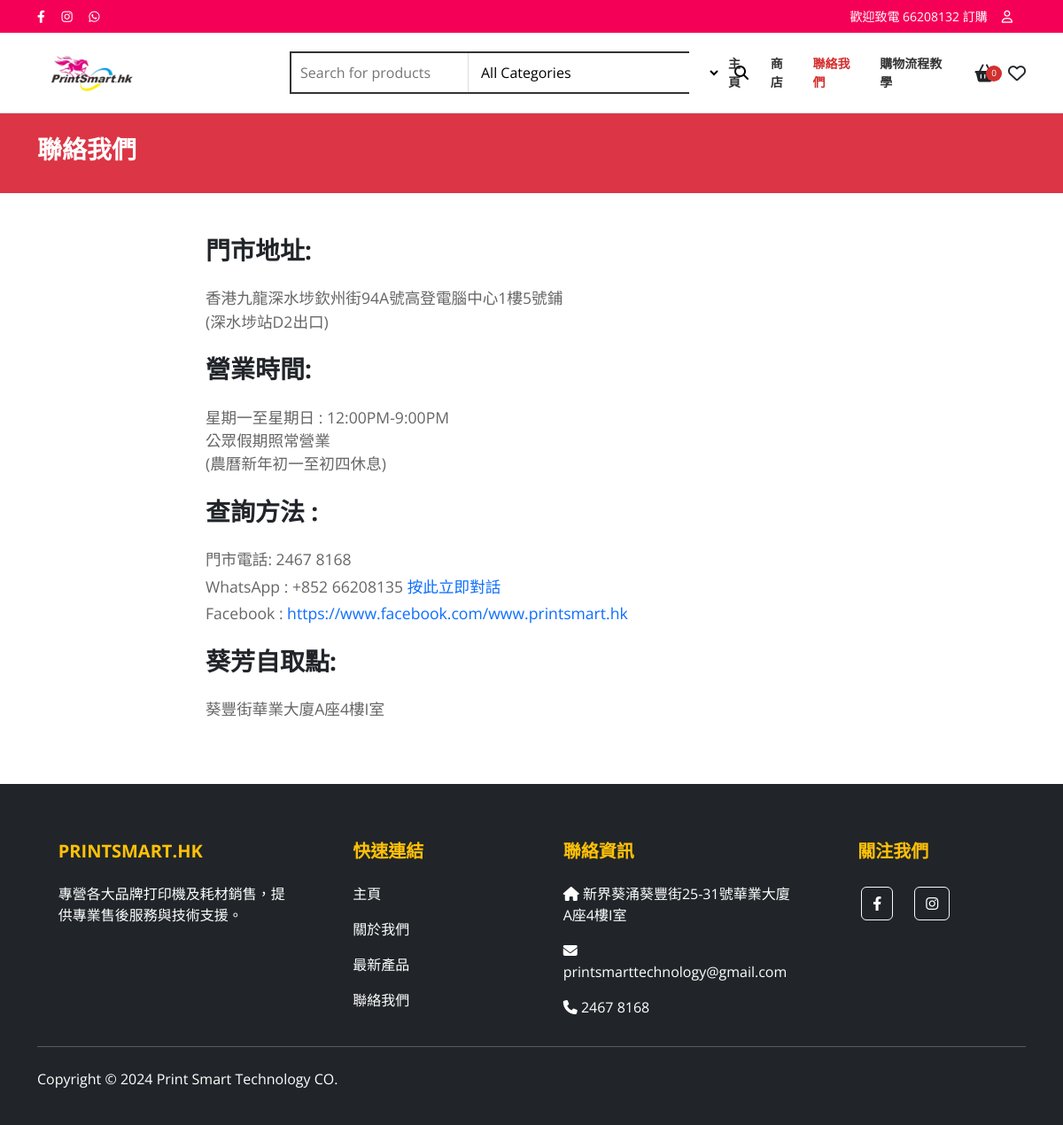
Page /contact/ on the committed database.
### store/models.py (models this page shows, shortened)
class SiteSettings(models.Model):
    site_name = models.CharField(max_length=100, default="My E-Shop", verbose_name="網站名稱")
    logo = models.ImageField(upload_to='site/', blank=True, null=True, verbose_name="Logo")
    hero_banner = models.ImageField(upload_to='site/', blank=True, null=True, verbose_name="首頁 Banner")
    hero_title = models.CharField(max_length=200, blank=True, verbose_name="Banner 標題")
    hero_subtitle = models.CharField(max_length=200, blank=True, verbose_name="Banner 副標題")
    hero_button_text = models.CharField(max_length=50, blank=True, verbose_name="按鈕文字")
    hero_link = models.URLField(blank=True, verbose_name="Banner 連結")
    contact_phone = models.CharField(max_length=50, blank=True, verbose_name="聯絡電話")
    contact_email = models.EmailField(blank=True, verbose_name="聯絡 Email")
    contact_address = models.CharField(max_length=255, blank=True, verbose_name="聯絡地址")
    footer_about = models.TextField(blank=True, verbose_name="Footer 關於我們")
    footer_copyright = models.CharField(max_length=200, blank=True, default="Copyright © 2026 PrintSmart.hk", verbose_name="Footer 版權宣告")
    facebook_url = models.URLField(blank=True, verbose_name="Facebook 連結")
    instagram_url = models.URLField(blank=True, verbose_name="Instagram 連結")
    whatsapp_url = models.URLField(blank=True, verbose_name="WhatsApp 連結")
    facebook_pixel_id = models.CharField(max_length=50, blank=True, help_text="Example: 123456789", verbose_name="Facebook Pixel ID")
    google_analytics_id = models.CharField(max_length=50, blank=True, help_text="Example: G-XXXXXXXXXX", verbose_name="Google Analytics ID")
    smtp_host = models.CharField(max_length=200, blank=True, verbose_name="SMTP 主機 (Host)")
    smtp_port = models.IntegerField(default=587, verbose_name="SMTP 端口 (Port)")
    smtp_user = models.CharField(max_length=200, blank=True, verbose_name="SMTP 帳號 (User)")
    smtp_password = models.CharField(max_length=200, blank=True, verbose_name="SMTP 密碼 (Password)")
    smtp_use_tls = models.BooleanField(default=True, verbose_name="使用 TLS")
    smtp_from_email = models.EmailField(blank=True, verbose_name="寄件者 Email")
    menu_home_text = models.CharField(max_length=50, default="主頁", verbose_name="主選單-主頁文字")
    menu_store_text = models.CharField(max_length=50, default="商店", verbose_name="主選單-商店文字")
    menu_contact_text = models.CharField(max_length=50, default="聯絡我們", verbose_name="主選單-聯絡我們文字")
    menu_tutorial_text = models.CharField(max_length=50, default="購物流程教學", verbose_name="主選單-教學文字")
    menu_tutorial_link = models.CharField(max_length=200, default="#", verbose_name="主選單-教學連結")
    top_bar_bg_color = models.CharField(max_length=20, default="#F50057", verbose_name="頂部通知列背景顏色", help_text="Hex color code (e.g. #F50057)")
    navbar_bg_color = models.CharField(max_length=20, default="#D32F2F", verbose_name="導航列背景顏色", help_text="Hex color code (e.g. #D32F2F)")
    navbar_text_color = models.CharField(max_length=20, default="#ffffff", verbose_name="導航列文字顏色", help_text="Hex color code (e.g. #ffffff)")
    navbar_items = models.TextField(default="HP, CANON, BROTHER, EPSON, SAMSUNG, XEROX, PANTUM, LEXMARK, KODAK, 其他商品", verbose_name="導航列項目", help_text="Comma separated list")
    product_label_bg_color = models.CharField(max_length=20, default="#D32F2F", verbose_name="商品標籤背景顏色")
    product_label_text_color = models.CharField(max_length=20, default="#ffffff", verbose_name="商品標籤文字顏色")
    class Meta:
        verbose_name = "網站設定"
        verbose_name_plural = "網站設定"

### store/views.py (the view)
# urls.py: path('contact/', views.contact_view, name='contact'),
def contact_view(request):
    return render(request, 'store/contact.html')

### store/context_processors.py (called while the page is built, shortened)
def site_settings(request):
    settings = SiteSettings.objects.first()
    categories = Category.objects.all()
    return {
        'site_settings': settings,
        'categories': categories
    }

def cart_processor(request):
    cart = request.session.get('cart', {})
    cart_items = []
    cart_total_price = Decimal('0')
    cart_item_count = 0
    return {
        'cart_item_count': cart_item_count,
        'cart_items': cart_items,
        'cart_total_price': cart_total_price
    }

### templates/store/contact.html (shortened to what this page needs)
{% extends 'base.html' %}
{% block content %}
<div class="bg-danger text-white py-4 mb-5">
    <div class="container">
        <h1 class="h3 fw-bold">聯絡我們</h1>
    </div>
</div>
<div class="container mb-5">
    <div class="row">
        <div class="col-lg-8 mx-auto">
            <h3 class="mb-4 fw-bold">門市地址:</h3>
            <p class="mb-4" style="font-size: 1.1rem; color: #666;">
                香港九龍深水埗欽州街94A號高登電腦中心1樓5號鋪<br>
                (深水埗站D2出口)
            </p>
            <h3 class="mb-4 fw-bold">營業時間:</h3>
            <p class="mb-4" style="font-size: 1.1rem; color: #666;">
                星期一至星期日 : 12:00PM-9:00PM<br>
                公眾假期照常營業<br>
                (農曆新年初一至初四休息)
            </p>
            <h3 class="mb-4 fw-bold">查詢方法 :</h3>
            <div class="mb-4" style="font-size: 1.1rem; color: #666;">
                <p class="mb-1">門市電話: 2467 8168</p>
                <p class="mb-1">WhatsApp : +852 66208135 <a href="#" class="text-decoration-none">按此立即對話</a></p>
                <p class="mb-1">Facebook : <a href="https://www.facebook.com/www.printsmart.hk" class="text-decoration-none">https://www.facebook.com/www.printsmart.hk</a></p>
            </div>
            <h3 class="mb-4 fw-bold">葵芳自取點:</h3>
            <p class="mb-4" style="font-size: 1.1rem; color: #666;">
                葵豐街華業大廈A座4樓I室
            </p>
        </div>
    </div>
</div>
{% endblock %}

### templates/base.html (shortened to what this page needs)
<!doctype html>
<html lang="zh-Hant">
<head>
  <link href="https://cdn.jsdelivr.net/npm/bootstrap@5.3.3/dist/css/bootstrap.min.css" rel="stylesheet">
  <link rel="stylesheet" href="https://cdnjs.cloudflare.com/ajax/libs/font-awesome/6.4.0/css/all.min.css">
  {% load static %}
  <link rel="stylesheet" href="{% static 'css/style.css' %}">
</head>
<body>
  <div class="top-bar" style="background-color: {{ site_settings.top_bar_bg_color|default:'#F50057' }};">
    <div class="container d-flex justify-content-between align-items-center">
      <div class="social-icons">
        <a href="{{ site_settings.facebook_url|default:'#' }}"><i class="fab fa-facebook-f"></i></a>
        <a href="{{ site_settings.instagram_url|default:'#' }}"><i class="fab fa-instagram"></i></a>
        <a href="{{ site_settings.whatsapp_url|default:'#' }}"><i class="fab fa-whatsapp"></i></a>
      </div>
      <div class="d-flex align-items-center">
        <span class="me-3">歡迎致電 66208132 訂購</span>
        {% if user.is_authenticated %}
            <a href="{% url 'profile' %}" class="text-white ms-2"><i class="fas fa-user"></i> {{ user.username }}</a>
            <form method="post" action="{% url 'logout' %}" class="d-inline ms-2">
                {% csrf_token %}
                <button type="submit" class="btn btn-link text-white p-0" style="font-size: 0.9rem;">Logout</button>
            </form>
        {% else %}
            <a href="{% url 'login' %}"><i class="far fa-user"></i></a>
        {% endif %}
      </div>
    </div>
  </div>
  <header class="main-header">
    <div class="container">
      <div class="row align-items-center">
        <div class="col-6 col-md-3 col-lg-3 d-flex align-items-center">
          <a href="{% url 'product_list' %}" class="text-decoration-none">
            <div class="d-flex align-items-center">
               {% if site_settings.logo %}
                 <img src="{{ site_settings.logo.url }}" alt="{{ site_settings.site_name }}" style="height: 50px;">
               {% else %}
                 <img src="https://placehold.co/200x60?text=PrintSmart.hk" alt="PrintSmart Logo" style="height: 50px;">
               {% endif %}
            </div>
          </a>
        </div>
        <div class="col-12 col-md-5 col-lg-5 order-3 order-md-2 mt-3 mt-md-0">
          <form class="search-container" action="{% url 'product_list' %}" method="get">
            <input type="text" name="q" class="search-input" placeholder="Search for products" value="{{ search_query|default:'' }}">
            <select class="search-select d-none d-sm-block" name="category" onchange="this.form.submit()">
              <option value="">All Categories</option>
            </select>
            <button type="submit" class="search-btn">
              <i class="fas fa-search"></i>
            </button>
          </form>
        </div>
        <div class="col-6 col-md-4 col-lg-4 order-2 order-md-3">
          <div class="d-flex justify-content-end align-items-center">
            <div class="nav-links d-none d-lg-flex">
            <a href="{% url 'product_list' %}" class="{% if request.path == '/' %}active{% endif %}">{{ site_settings.menu_home_text|default:'主頁' }}</a>
            <a href="{% url 'shop' %}" class="{% if '/shop/' in request.path %}active{% endif %}">{{ site_settings.menu_store_text|default:'商店' }}</a>
            <a href="{% url 'contact' %}" class="{% if '/contact/' in request.path %}active{% endif %}">{{ site_settings.menu_contact_text|default:'聯絡我們' }}</a>
            <a href="{% url 'tutorial' %}" class="{% if '/tutorial/' in request.path %}active{% endif %}">{{ site_settings.menu_tutorial_text|default:'購物流程教學' }}</a>
          </div>
            <div class="header-icons ms-4">
              <a href="#" class="cart-icon text-dark text-decoration-none" data-bs-toggle="offcanvas" data-bs-target="#shoppingCartOffcanvas" aria-controls="shoppingCartOffcanvas">
                <i class="fas fa-shopping-basket fa-lg"></i>
                <span class="cart-badge">{{ cart_item_count|default:0 }}</span>
              </a>
              <a href="{% url 'wishlist' %}" class="text-dark"><i class="far fa-heart fa-lg"></i></a>
            </div>
          </div>
        </div>
      </div>
    </div>
  </header>
  <main>
    {% block content %}{% endblock %}
  </main>
  <footer class="bg-dark text-white pt-5 pb-4 mt-5">
    <div class="container">
      <div class="row">
        <div class="col-md-3 col-lg-3 col-xl-3 mx-auto mt-3">
          <h5 class="text-uppercase mb-4 fw-bold text-warning">PrintSmart.hk</h5>
          <p>
            {{ site_settings.footer_about|default:"專營各大品牌打印機及耗材銷售，提供專業售後服務與技術支援。"|linebreaksbr }}
          </p>
        </div>
        <div class="col-md-2 col-lg-2 col-xl-2 mx-auto mt-3">
          <h5 class="text-uppercase mb-4 fw-bold text-warning">快速連結</h5>
          <p><a href="{% url 'product_list' %}" class="text-white text-decoration-none">主頁</a></p>
          <p><a href="{% url 'page_detail' 'about' %}" class="text-white text-decoration-none">關於我們</a></p>
          <p><a href="{% url 'product_list' %}" class="text-white text-decoration-none">最新產品</a></p>
          <p><a href="{% url 'contact' %}" class="text-white text-decoration-none">聯絡我們</a></p>
        </div>
        <div class="col-md-4 col-lg-3 col-xl-3 mx-auto mt-3">
          <h5 class="text-uppercase mb-4 fw-bold text-warning">聯絡資訊</h5>
          <p><i class="fas fa-home mr-3"></i> {{ site_settings.contact_address|default:"香港九龍某某區某某街123號" }}</p>
          <p><i class="fas fa-envelope mr-3"></i> {{ site_settings.contact_email|default:"info@printsmart.hk" }}</p>
          <p><i class="fas fa-phone mr-3"></i> {{ site_settings.contact_phone|default:"+852 1234 5678" }}</p>
        </div>
        <div class="col-md-3 col-lg-2 col-xl-2 mx-auto mt-3">
           <h5 class="text-uppercase mb-4 fw-bold text-warning">關注我們</h5>
           <div class="d-flex gap-3">
             <a href="{{ site_settings.facebook_url|default:'#' }}" class="btn btn-outline-light btn-floating m-1 text-white" role="button"><i class="fab fa-facebook-f"></i></a>
             <a href="{{ site_settings.instagram_url|default:'#' }}" class="btn btn-outline-light btn-floating m-1 text-white" role="button"><i class="fab fa-instagram"></i></a>
           </div>
        </div>
      </div>
      <hr class="mb-4">
      <div class="row align-items-center">
        <div class="col-md-7 col-lg-8">
          <p> {{ site_settings.footer_copyright|default:"Copyright © 2026 PrintSmart.hk" }}
          </p>
        </div>
      </div>
    </div>
  </footer>
</body>
</html>

### static/css/style.css (style rules this page uses)
:root { --primary-pink: #F50057; --primary-red: #D32F2F; --light-gray: #f8f9fa; --border-color: #dee2e6; }
body { font-family: 'Open Sans', sans-serif; }
.top-bar { background-color: var(--primary-pink); color: white; padding: 8px 0; font-size: 14px; }
.top-bar a { color: white; text-decoration: none; margin-right: 15px; }
.main-header { background-color: white; padding: 20px 0; border-bottom: 1px solid var(--border-color); }
.search-container { border: 2px solid #333; display: flex; align-items: center; padding: 0; }
.search-input { border: none; padding: 10px; flex-grow: 1; outline: none; }
.search-select { border: none; border-left: 1px solid #ddd; padding: 10px; background-color: white; outline: none; cursor: pointer; }
.search-btn { background: none; border: none; padding: 10px 15px; cursor: pointer; }
.nav-links a { color: #333; text-decoration: none; font-weight: 600; margin-left: 20px; font-size: 14px; }
.nav-links a.active { color: var(--primary-red); font-weight: bold; }
.header-icons { display: flex; align-items: center; gap: 15px; }
.cart-icon { position: relative; display: flex; align-items: center; gap: 5px; }
.cart-badge { position: absolute; top: -8px; right: -8px; background-color: var(--primary-red); color: white; border-radius: 50%; width: 18px; height: 18px; font-size: 10px; display: flex; justify-content: center; align-items: center; }

### rows in the picture
SiteSettings: logo (picture), menu_home_text "主頁", menu_store_text "商店", menu_contact_text "聯絡我們", menu_tutorial_text "購物流程教學", footer_about "專營各大品牌打印機及耗材銷售，提供專業售後服務與技術支援。", contact_address "新界葵涌葵豐街25-31號華業大廈A座4樓I室", contact_email "printsmarttechnology@gmail.com", contact_phone "2467 8168", footer_copyright "Copyright © 2024 Print Smart Technology CO."

### other values in the picture
{{ cart_item_count|default:0 }} "0"
